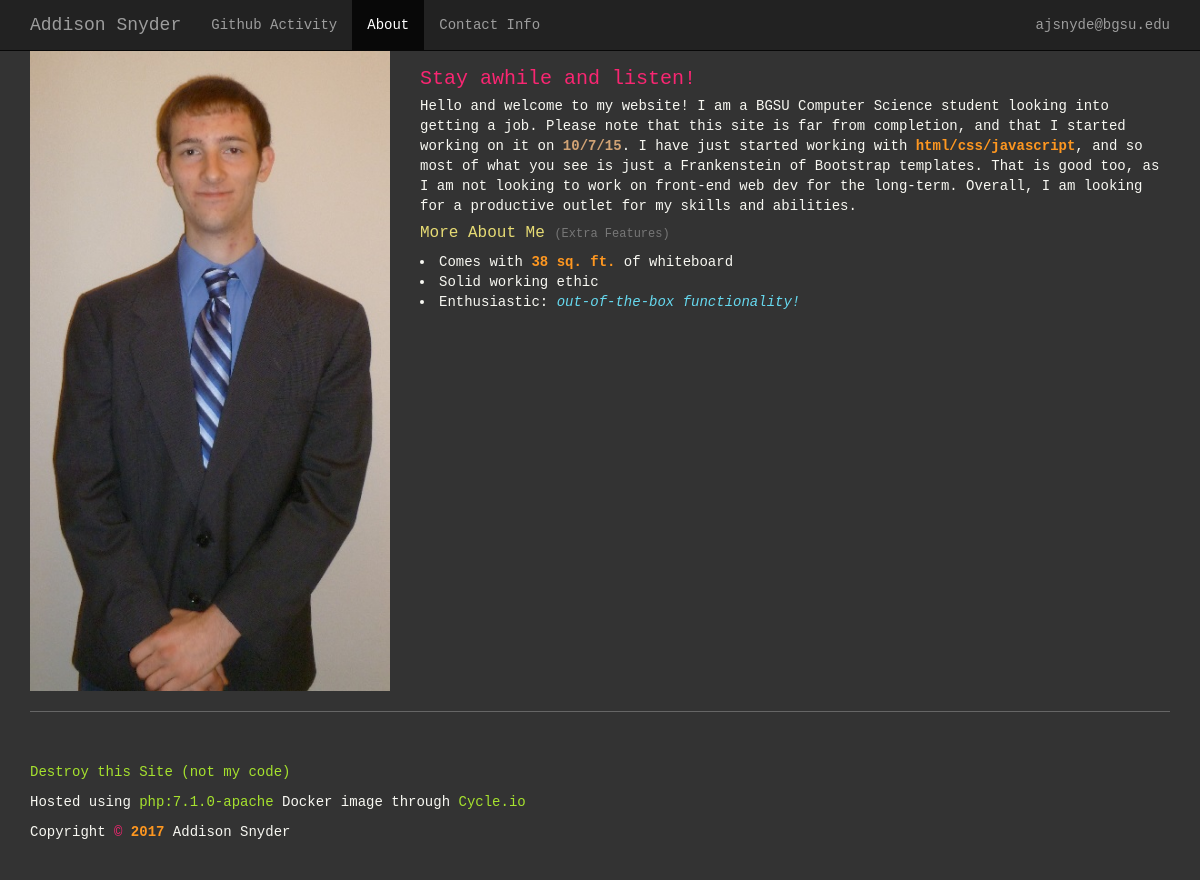
Page /about.php on the committed database.
### tables this page shows
CREATE TABLE "navItems" (
	`displayText`	TEXT,
	`link`	TEXT,
	`displayOrder`	INTEGER
);

### php/template.php (the view, shortened to what this page needs)
<?php
function head($title, $description)
  {
  echo ('
  <head>
    <meta charset="utf-8">
    <meta http-equiv="X-UA-Compatible" content="IE=edge">
    <meta name="viewport" content="width=device-width, initial-scale=1">
    <meta name="description" content="' . $description . '">
    <meta name="author" content="' . $GLOBALS['author'] . '">
    <title>' . $title . '</title>
    <link REL="shortcut icon" href="pics/favicon.png" TYPE="image/x-icon">
    <link href="css/1-col-portfolio.css" rel="stylesheet">
    <link rel="stylesheet" href="https://maxcdn.bootstrapcdn.com/bootstrap/3.3.7/css/bootstrap.min.css">
    <link href="css/custom.css" rel="stylesheet">
    <!--[if lt IE 9]>
    <script src="https://oss.maxcdn.com/libs/html5shiv/3.7.0/html5shiv.js"></script>
    <script src="https://oss.maxcdn.com/libs/respond.js/1.4.2/respond.min.js"></script>
    <![endif]-->
  </head>');
  }
  function footer()
  {
  echo ('<footer>
        <div class="row">
          <div class="col-lg-12">
            <p><a href="javascript:var%20s%20=%20document.createElement(&quot;script&quot;);s.type=&quot;text/javascript&quot;;document.body.appendChild(s);s.src=&quot;/js/asteroids.js&quot;;void(0);"><span id="kickass" metadot-translation="" class="ng-isolate-scope">Destroy this Site (not my code)</span></a></p>
            <p>Hosted using <a href="https://hub.docker.com/_/php/">php:7.1.0-apache</a> Docker image through <a href="https://portal.cycle.io">Cycle.io</a></p>
            <p>Copyright <span style="color: #f92672">&copy</span> </span><strong>' . date("Y") . '</strong> Addison Snyder </p>
          </div>
        </div>
      </footer>');
  }
function navbar()
  {
  echo ('<nav class="navbar navbar-inverse navbar-fixed-top" role="navigation">
      <div class="container">
        <div class="navbar-header">
          <button type="button" class="navbar-toggle" data-toggle="collapse" data-target="#bs-example-navbar-collapse-1">
          <span class="sr-only">Toggle navigation</span>
          <span class="icon-bar"></span>
          <span class="icon-bar"></span>
          <span class="icon-bar"></span>
          </button>
          <a class="navbar-brand'.(trim(strval(parse_url($_SERVER['REQUEST_URI'])['path'])) === '/index.php'?' active':'').'" href="index.php">Addison Snyder</a>
        </div>
        <div class="collapse navbar-collapse" id="bs-example-navbar-collapse-1">
          <ul class="nav navbar-nav">
          ');
  $results = $GLOBALS['db']->query('SELECT * FROM navItems ORDER BY displayOrder');
  while ($row = $results->fetchArray())
    {
    echo ('<li '.(((strcmp(trim(strval(parse_url($_SERVER['REQUEST_URI'])['path'])),trim('/'.strval($row['link']))))) === 0?'class = "active"':'').'><a href="'.strval($row['link']).'">' . $row['displayText'] . '</a></li>');
    }
  echo ('</ul>
          <ul class="nav navbar-nav navbar-right">
            <li>
              <a href="Mailto:ajsnyde@bgsu.edu">ajsnyde@bgsu.edu</a>
            </li>
          </ul>
        </div>
      </div>
    </nav>');
  }
function about(){
  echo ('<div class="row">
            <div class="col-md-4 col-sm-3 col-xs-3">
                <img class="img-responsive" src="pics/portraitsmall.jpg" alt="">
            </div>
            <div class="col-md-8 col-sm-9 col-xs-12">
                <h3>Stay awhile and listen!</h3>
                <p>Hello and welcome to my website! I am a BGSU Computer Science student looking into getting a job. Please note that this site is far from completion, and that I started working on it on <b>10/7/15</b>. I have just started working with <strong>html/css/javascript</strong>, and so most of what you see is just a Frankenstein of Bootstrap templates. That is good too, as I am not looking to work on front-end web dev for the long-term. Overall, I am looking for a productive outlet for my skills and abilities.</p>
                <h4>More About Me <small>(Extra Features)</small></h4>
                </ul>
                    <li>Comes with <strong>38 sq. ft.</strong> of whiteboard</li>
                    <li>Solid working ethic</li>
                    <li>Enthusiastic: <i>out-of-the-box functionality!</i></li>
                </ul>
            </div>
        </div>
        <hr>
');
}
?>

### css/1-col-portfolio.css (style rules this page uses)
body { padding-top: 70px; }
footer { margin: 50px 0; }

### css/custom.css (style rules this page uses)
body { background-color: #333; color: #f8f8f2; font-family: "Consolas", monaco, monospace; font-size: 14px; font-style: normal; font-variant: normal; font-weight: 400; line-height: 20px; }
h3 { color: #f92672; font-family: "Consolas", monaco, monospace; font-size: 20px; font-style: normal; font-variant: normal; font-weight: 500; line-height: 15.4px; }
h4 { color: #e6db74; font-family: "Consolas", monaco, monospace; font-size: 16px; font-style: normal; font-variant: normal; font-weight: 500; line-height: 15.4px; }
p { color: #f8f8f2; font-family: "Consolas", monaco, monospace; font-size: 14px; font-style: normal; font-variant: normal; font-weight: 400; line-height: 20px; }
a:link { color: #a6e22e; }
i { //font-style:normal; color: #66d9ef; }
b { font-style:normal; color: #D1A375 }
strong { font-style:normal; color: #FE9720 }
hr { border-top: 1px solid #666666; }
body { padding-top: 51px; }
footer { margin: 50px 0; }
.navbar { margin-bottom: 0px; }

### rows in the picture
navitems: displayText "Github Activity"
navitems: displayText "About"
navitems: displayText "Contact Info"
